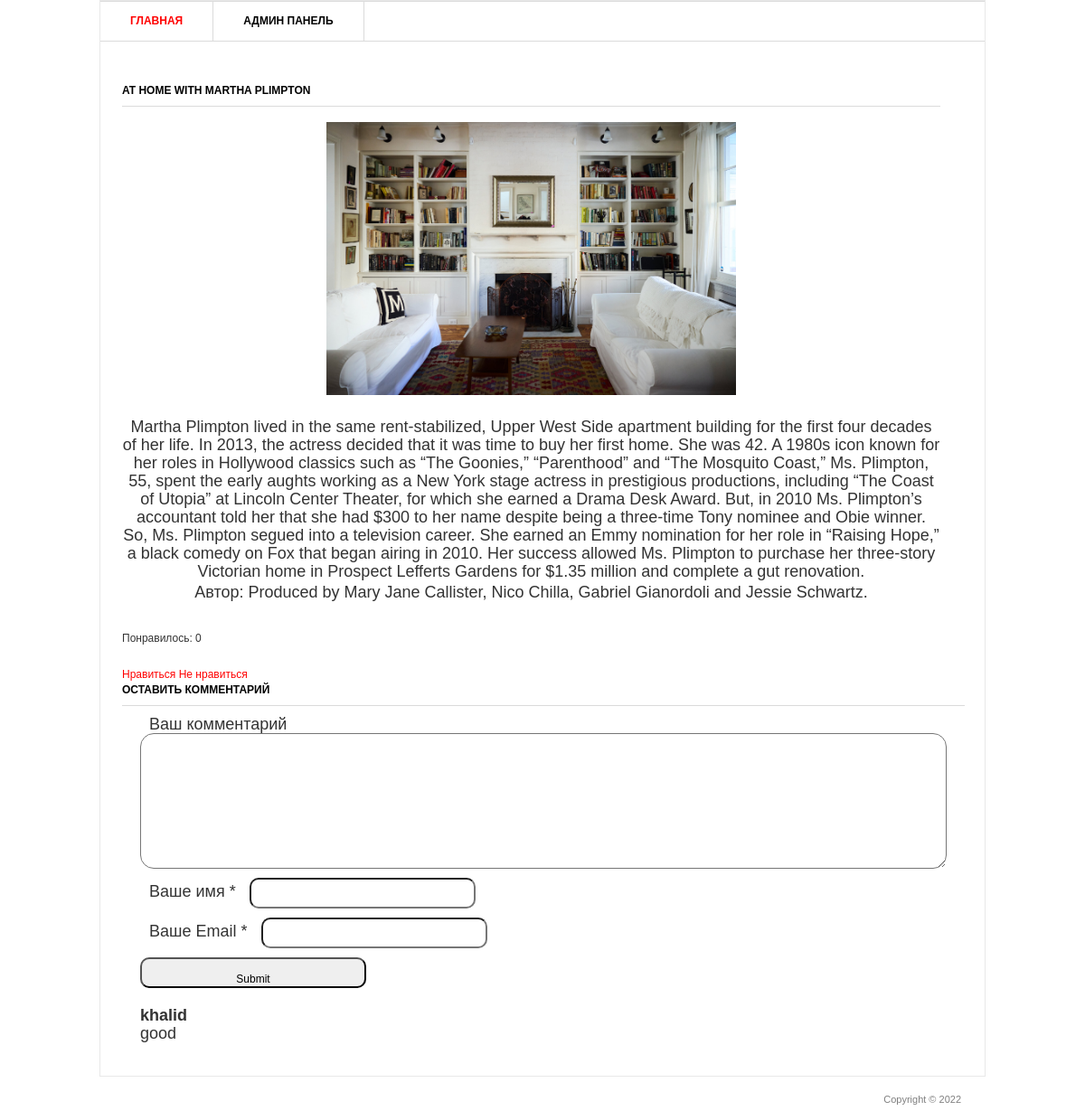
Page /2/ on the committed database.
### blog/models.py (models this page shows, shortened)
class BlogPost(models.Model):
    title = models.CharField('Заголовок записи', max_length=100)
    description = models.TextField('Текст записи')
    author = models.CharField('Имя автора', max_length=100)
    date = models.DateField('Дата публикации')
    img = models.ImageField('Изображение', upload_to='image/%Y')
    class Meta:
        verbose_name = 'Запись'
        verbose_name_plural = 'Записи'

class Comments(models.Model):
    email = models.EmailField()
    name = models.CharField(max_length=50)
    text_comments = models.TextField('Текст комментария', max_length=2000)
    post = models.ForeignKey(BlogPost, on_delete=models.CASCADE)
    class Meta:
        verbose_name = 'Комментарий'
        verbose_name_plural = 'Комментарии'

### blog/views.py (the view)
# urls.py: path('<int:pk>/', views.PostDetail.as_view()),
class PostDetail(View):
    def get(self, request, pk):
        post = BlogPost.objects.get(id=pk)
        return render(request, 'blog/blog_detail.html', {'post': post})

### templates/blog/blog_detail.html (shortened to what this page needs)
{% load static %}
<html >
<head>
	<link rel="stylesheet" href="{% static 'css/style.css' %}" type="text/css" media="all" />
</head>
<body>
<div class="shell">
	<div class="border">
		<div id="navigation">
			<ul>
				<li><a href="/" class="active">Главная</a></li>
				<li><a href="/admin">Админ панель</a></li>
			</ul>
		</div>
		<div id="main">
			<div id="content" class="left">
				<div class="projects">
					<h3>{{ post.title }}</h3>
                    <p align="center">
                        {% if post.img %}
                            <img src="{{ post.img.url }}" width="50%" alt="{{ post.title }}" />
                        {% endif %}
                    </p>
					<div class="item">
						<div class="text left">
							<h4></h4>
							<p>{{ post.description}}</p>
							<p>Автор:  {{ post.author}}</p>
						</div>
					</div>
				</div>
			</div>
			<div>
				<br>
				<p>Понравилось: {{ post.likes_set.all.count }}</p>
				<br>
				<a href="{% url 'add_likes' post.id %}">Нравиться</a>
				<a href="{% url 'del_likes' post.id %}">Не нравиться</a>
			</div>
            <div class="form-comment">
                <h3>Оставить комментарий</h3>
                <div>
                    <form action="{% url 'add_comments' post.id %}" method="post">
                        <div>
                            <label>Ваш комментарий</label>
                            <textarea name="text_comments"></textarea>
                        </div>
                        <div>
                            <label>Ваше имя *</label>
                            <input type="text" name="name">
                        </div>
                        <div>
                            <label>Ваше Email *</label>
                            <input type="email" name="email">
                        </div>
                        <div>
                            <input type="submit">
                        </div>
                    </form>
                </div>
            </div>
			<div>
				{% for comment in post.comments_set.all %}
				<div class="view-comment">
					<h4>{{ comment.name }}</h4>
					<p>{{ comment.text_comments }}</p>
				</div>
				{% endfor %}
			</div>
		</div>
	</div>
	<div id="footer">
		<p class="copy right">Copyright &copy;  2022 </p>
	</div>
</div>
</body>
</html>

### static/css/style.css (style rules this page uses)
* { margin: 0; padding: 0; outline:0; }
body { font-size: 12px; line-height: 20px; font-family: Georgia, Arial, Helvetica, Sans-Serif; color: #333; background: url() repeat 0 0; }
a { color: #ff0000; text-decoration: none; cursor:pointer; }
input, textarea, select { font-family: Arial, Helvetica, sans-serif; font-size:12px; }
textarea { overflow:auto; }
.left, .alignleft { float: left; display: inline; }
.right, .alignright { float: right; display: inline; }
.shell { width: 980px; margin: 0 auto; }
.border { border: 1px solid #e8e8e8; background: #fff; position: relative; }
#navigation { height: 43px; border-top: 1px solid #dbdbdb; border-bottom: 1px solid #dbdbdb; }
#navigation ul { list-style: none; }
#navigation ul li { float: left; height: 43px; border-right: 1px solid #dbdbdb; font-size: 12px; line-height: 43px; font-weight: bold; text-transform: uppercase; }
#navigation ul li a { float: left; height: 43px; color: #000; padding: 0 33px; }
#navigation ul li a:hover, #navigation ul li a.active { color: #ff0000; text-decoration: none; }
#main { width: 932px; padding: 37px 24px 17px 24px; }
#main h3 { font-size: 12px; line-height: 15px; color: #000; text-transform: uppercase; border-bottom: 1px solid #dbdbdb; padding: 0 0 9px 0; }
#content { width: 905px; }
.projects { padding: 10px 0 0 0; }
.projects h3 { margin: 0 0 17px 0; }
.projects .item { margin: 0 0 28px 0; }
.projects .text { margin: 0 auto; text-align: center; margin-top: 20px; }
.projects .text h4 { font-size: 12px; line-height: 15px; color: #333; text-transform: uppercase; padding: 3px 0 2px 0; }
.projects .text p { padding: 0 0 3px 0; font-size: 18px; }
#footer { font-family: Arial, sans-serif; font-size: 11px; line-height: 14px; color: #7f7f7f; padding: 18px 27px 20px 38px; }
.form-comment { font-size: 18px; }
.form-comment label { margin: 10px 10px }
.form-comment textarea { border-radius: 15px; padding: 15px; height: 150px; width: 100%; resize: vertical; }
.form-comment input { border-radius: 10px; padding: 15px; height: 30px; width: 250px; }
.form-comment div { margin: 10px; }
.view-comment { font-size: 18px; padding: 10px; margin: 10px; border-radius: 10px; }

### rows in the picture
BlogPost: title "AT HOME WITH MARTHA PLIMPTON", img (picture), description "Martha Plimpton lived in the same rent-stabilized, Upper West Side apartment building for the first four decades of her life. In 2013, the actress decided that it was time to buy her first home. She was 42. A 1980s icon known for her roles in Hollywood classics such as “The Goonies,” “Parenthood” and “The Mosquito Coast,” Ms. Plimpton, 55, spent the early aughts working as a New York stage actress in prestigious productions, including “The Coast of Utopia” at Lincoln Center Theater, for which she earned a Drama Desk Award. But, in 2010 Ms. Plimpton’s accountant told her that she had $300 to her name despite being a three-time Tony nominee and Obie winner. So, Ms. Plimpton segued into a…", author "Produced by Mary Jane Callister, Nico Chilla, Gabriel Gianordoli and Jessie Schwartz.", likes_set.all.count "0"
Comments: name "khalid", text_comments "good"
